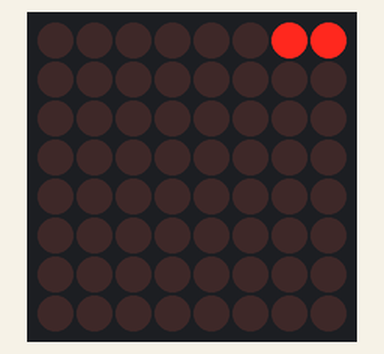
This sketch was run on a simulated Arduino Uno, built with avr-gcc and run on an emulated ATmega328P. On the bench: 8×8 LED matrix. Wiring (inferred from the names in the program): MAX7219 LED driver (orientation assumed): CS pin 10.

Above: at 0.08 s.
At 1.01 s:
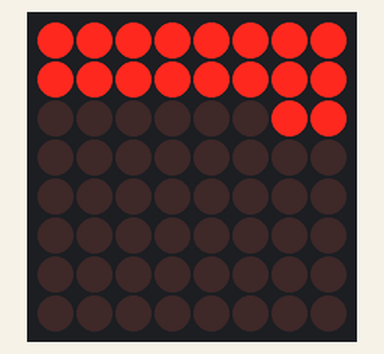
At 2.06 s:
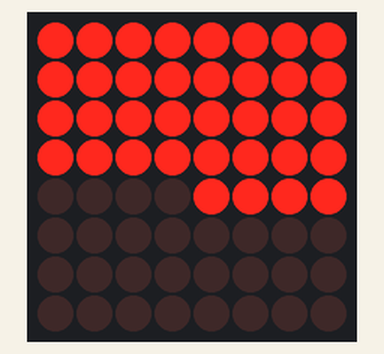
At 4.15 s:
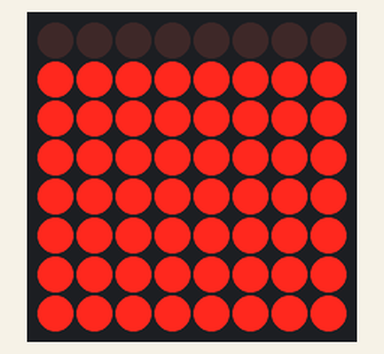
At 6.14 s:
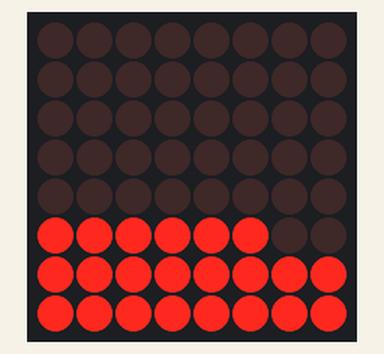
At 8.11 s:
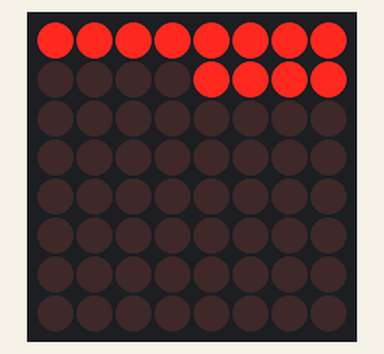

Measured:
- by itself, everything shown: repeats every 7.5 s, in 128 steps

The sketch:

test_8x8.ino
```cpp
#include <SPI.h>

int LATCH = 10;

byte matrix[8];
int idxa = 0;
int idxb = 0;

void setup()
{
  SPI.begin();
  pinMode(LATCH, OUTPUT);
  digitalWrite(LATCH, HIGH);
  Serial.begin(9600);
  initLED();
  clearLED();
}

void loop()
{
  int d = 50;
  for (int j = 0; j < 8; j++)
  {
    for (int i = 1; i < 8; i++)
    {
      updateLED(j, i, true);
      refreshLED();
      delay(d);
    }
    updateLED(j, 0, true);
    refreshLED();
    delay(d);
  }
  for (int j = 0; j < 8; j++)
  {
    for (int i = 1; i < 8; i++)
    {
      updateLED(j, i, false);
      refreshLED();
      delay(d);
    }
    updateLED(j, 0, false);
    refreshLED();
    delay(d);
  }
  /*
    int inp;
      if (Serial.available()) {
      delay(d);
      clearLED();
      while (Serial.available() > 0)
      {
      updateLED(0, atoi(Serial.read()), true);
      refreshLED();
      }
    }
    */
#if 0
  int l;
  for (int j = 0; j < 8; j++)
  {
    updateLED(idxa, j, true);
  }
  refreshLED();
  delay(200);
  for (int j = 0; j < 8; j++)
  {
    updateLED(idxa, j, false);
  }
  refreshLED();
  delay(d);
  for (int j = 0; j < 8; j++)
  {
    updateLED(idxb, j, true);
  }
  refreshLED();
  delay(200);
  for (int j = 0; j < 8; j++)
  {
    updateLED(idxb, j, false);
  }
  refreshLED();
  delay(d);
  idxa++;
  idxa %= 8;
  idxb++;
  idxb %= 8;
#endif
}

void ledOut(int n)
{
  digitalWrite(LATCH, LOW);
  SPI.transfer(n >> 8);
  SPI.transfer(n);
  digitalWrite(LATCH, HIGH);
  delay(1);
  digitalWrite(LATCH, LOW);
}

void initLED()
{
  ledOut(0x0B07);
  ledOut(0x0A0C);
  ledOut(0x0900);
  ledOut(0x0C01);
}

void clearLED()
{
  for (int i = 0; i < 8; i++)
    matrix[i] = 0x00;
  refreshLED();
}

void refreshLED()
{
  int n1, n2, n3;
  for (int i = 0; i < 8; i++)
  {
    n1 = i + 1;
    n2 = matrix[i];
    n3 = (n1 << 8) + n2;
    ledOut(n3);
  }
}

void updateLED(int i, int j, boolean b)
{
  int t = 1;
  int n = 0;
  int m = 0;
  if (j == 0)
    m = 7;
  else
    m = j - 1;
  n = t << m;
  if (b)
    matrix[i] = n | matrix[i];
  else
  {
    n = ~n;
    matrix[i] = n & matrix[i];
  }
}
```
